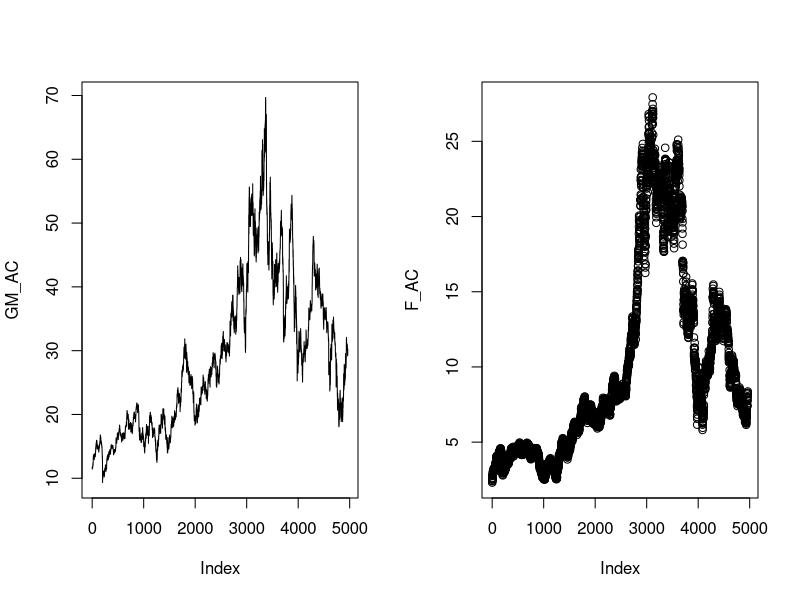
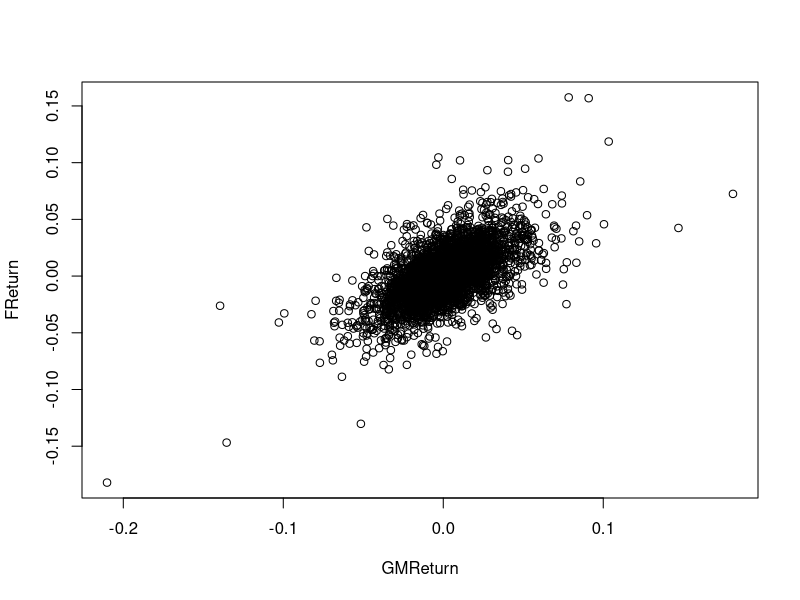
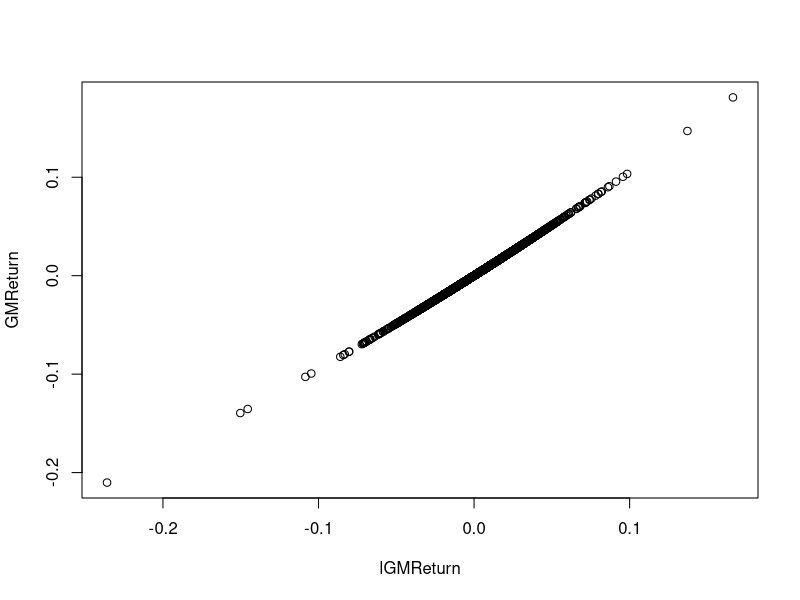

These figures' R source, in order:
dat = read.csv("./datasets/Stock_Bond.csv",header=TRUE)
names(dat)
attach(dat)
par(mfrow=c(1,2))
plot(GM_AC,type="l")
plot(F_AC)

n = dim(dat)[1]
GMReturn = GM_AC[2:n]/GM_AC[1:(n-1)] - 1
FReturn = F_AC[2:n]/F_AC[1:(n-1)] - 1
lGMReturn = log(GM_AC[2:n]/GM_AC[1:(n-1)])
lFReturn = log(F_AC[2:n]/F_AC[1:(n-1)])


par(mfrow=c(1,1))
plot(GMReturn,FReturn)
plot(lGMReturn, GMReturn)

rm(list=ls(all=TRUE))
niter = 1e5
below = rep(0,niter)
above = rep(0,niter)
set.seed(2009)
options(warn=-1)
for (i in 1:niter)
{
  r = rnorm(100,mean=.05/253,sd=.23/sqrt(253))
  logPrice = log(1e6) + cumsum(r)
  minlogP = min(logPrice)
  maxlogP = max(logPrice)
  below[i] = as.numeric(minlogP < log(950000))
  above[i] = as.numeric(maxlogP > log(1100000))
}
mean(below)
mean(above)